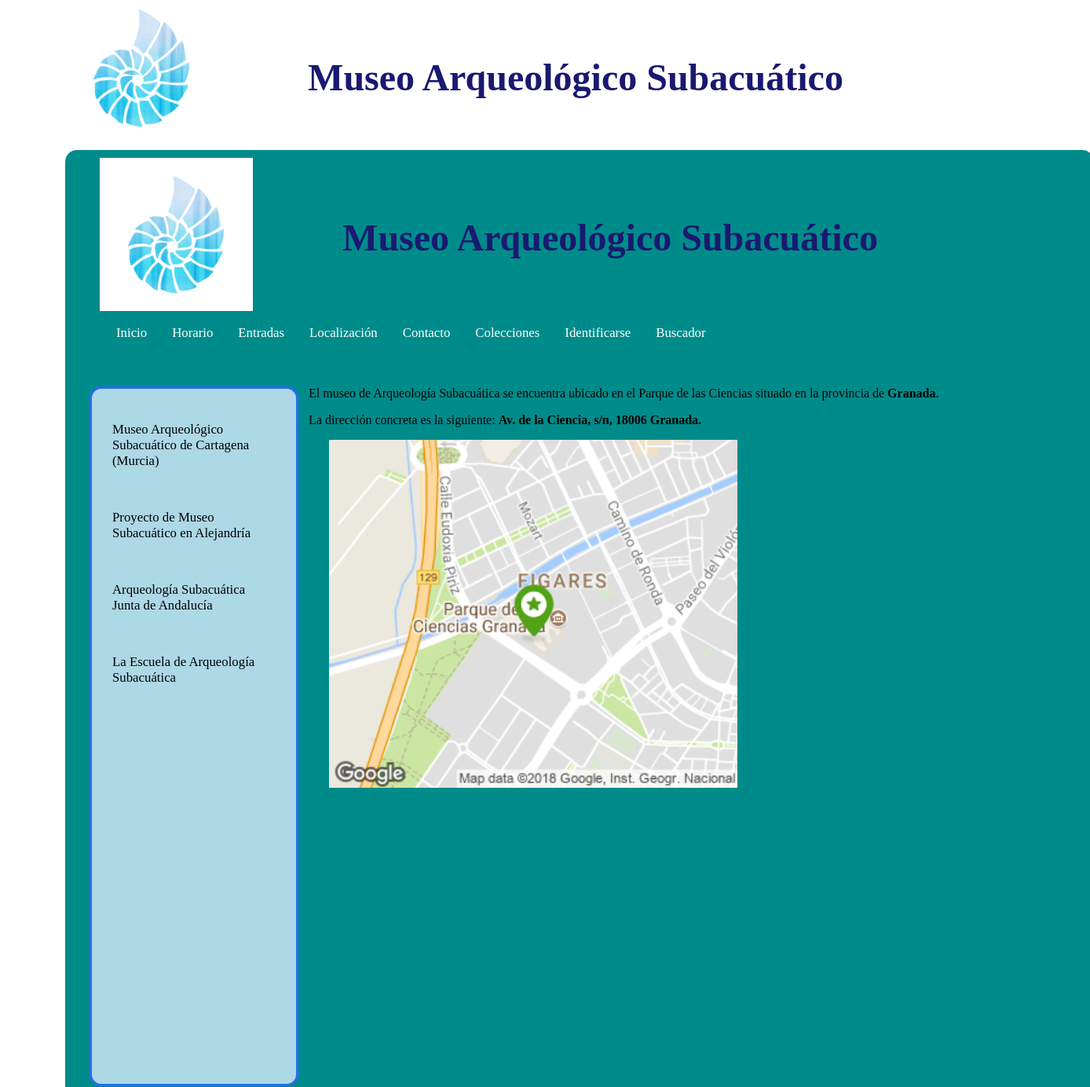
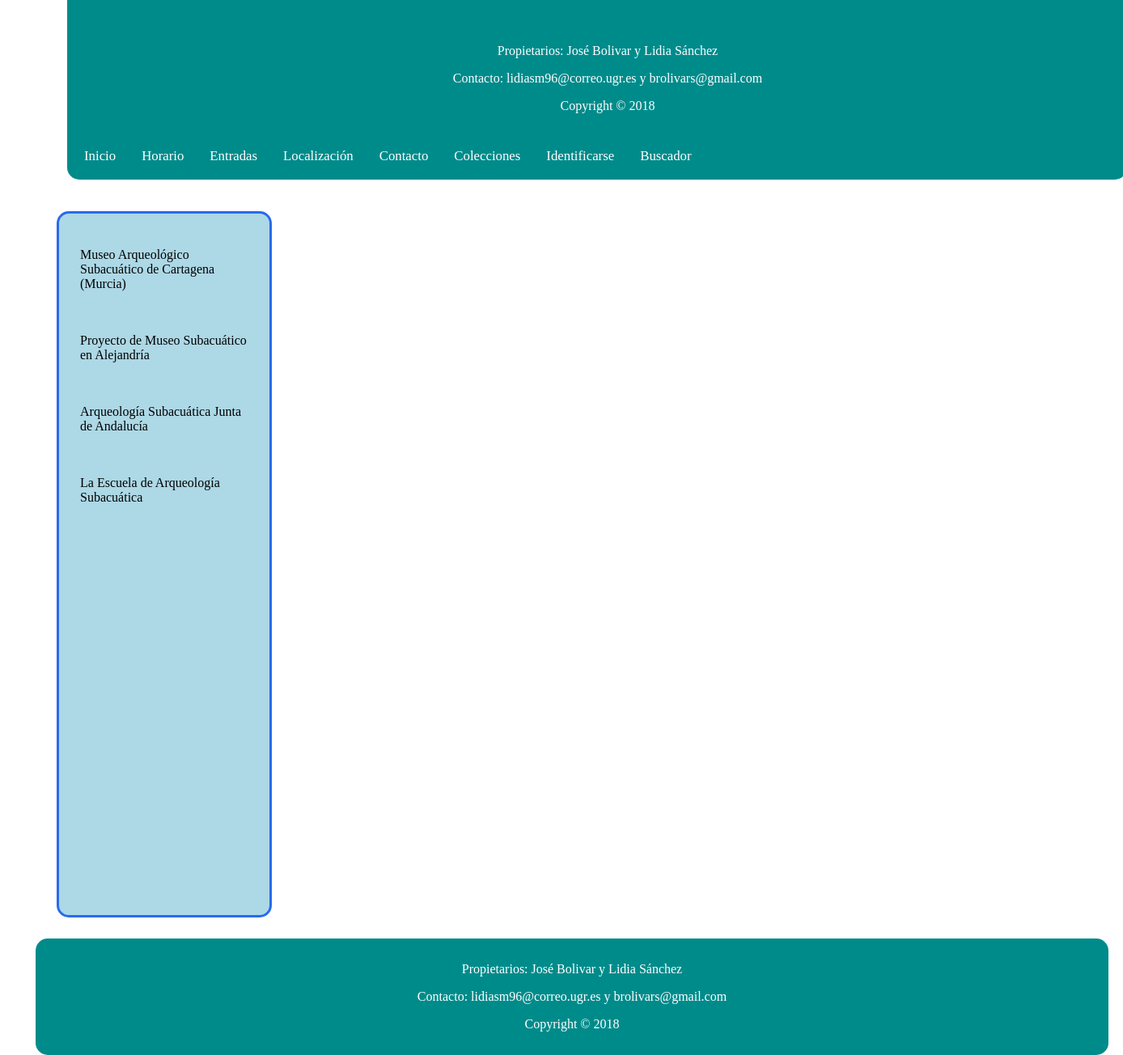
Page /PHP/vistas/coleccion.php?localizacion on the committed database (2 pictures, top to bottom).
### tables this page shows
CREATE TABLE `infogeneral` (
  `ID` varchar(50) NOT NULL,
  `Pagina` text NOT NULL
);

### PHP/bd/ConexionBD.php (called while the page is built, shortened)
<?php
    class ConexionBD {
        public static function abrirConexion() {
    	    $conexion = new mysqli('localhost', 'sibw1718', 'sibw1718') or exit('No se pudo conectar con el servidor');
    	    mysqli_select_db($conexion,'p5_sibw_bd') or die ( "No se ha podido conectar a la base de datos" );
        	mysqli_set_charset($conexion, 'utf8');
        	return $conexion;
        }
    }
?>

### PHP/modelos/modelo_InfoGeneral.php (called while the page is built, shortened)
<?php
	class ModeloInfoGeneral {
		public $conexionBD;
	    public function __construct() {
    	    $this->conexionBD = ConexionBD::abrirConexion();
	    }
	    public function getLocalizacion() {
	        $seleccion = 'SELECT Pagina FROM InfoGeneral WHERE ID="localizacion"';
	        $resultado = mysqli_query ($this->conexionBD, $seleccion);
	        $numFilas = mysqli_num_rows($resultado);
	        if ($numFilas> 0) {
	            while ( $fila = mysqli_fetch_array ($resultado) ) {
	                return $fila[0];
	            }
	        }
	    }
}
?>

### PHP/vistas/vista_localizacion.php (the view)
<html>
	<?php include("cabeceraObra.php"); ?>
	<body>
	    <div id="pagina">
			<?php
				include("header.php");
            	include("sidebar.php");
            	echo "$datos_localizacion";
	            include("footer.php");
			?>
		</div>
	</body>
</html>

### CSS/estilo-obras-portada.css (style rules this page uses)
body { font-size: 100%; padding: 0; margin: 0; }
#pagina { width: 1300px; height: auto; position: relative; margin:0 auto; }
img { width: 100%; height: auto; }
.contacto, .localizacion, .horario, .entradas { font-size:100%; padding: 5px; width: 100%; }
.imagen_localizacion { width: 40%; float: left; margin-left: 2%; }

### CSS/estilo-print.css (style rules this page uses)
body { font-size: 100%; margin-left: 50px; }
img { width: 100%; height: 20%; position: absolute; margin-top: -40%; }

### rows in the picture
infogeneral: Pagina "El museo de Arqueología Subacuática se encuentra ubicado en el Parque de las Ciencias situado en la provincia de Granada . La dirección concreta es la siguiente: Av. de la Ciencia, s/n, 18006 Granada.", Pagina (picture)

### other values in the picture
$nombresMenus[$i] "Inicio"
$nombresMenus[$i] "Horario"
$nombresMenus[$i] "Entradas"
$nombresMenus[$i] "Localización"
$nombresMenus[$i] "Contacto"
$nombresMenus[$i] "Colecciones"
$nombresMenus[$i] "Identificarse"
$nombresMenus[$i] "Buscador"
